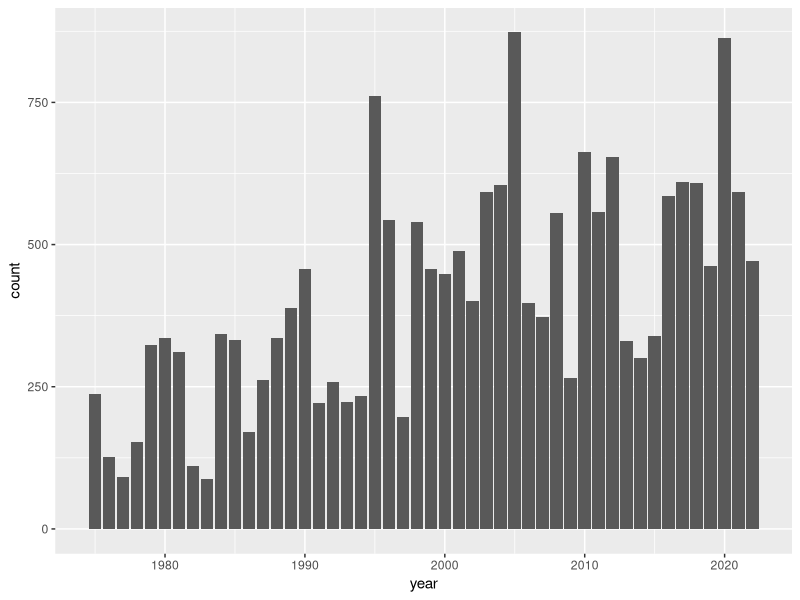
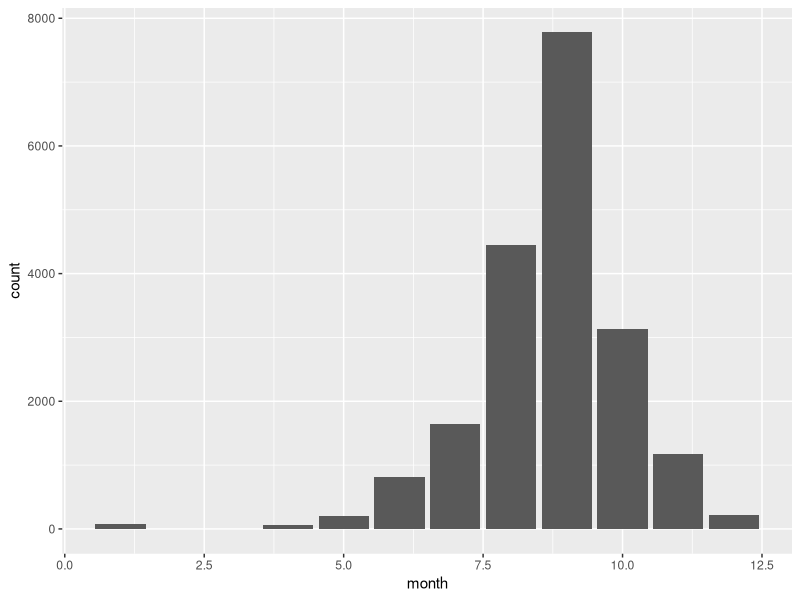
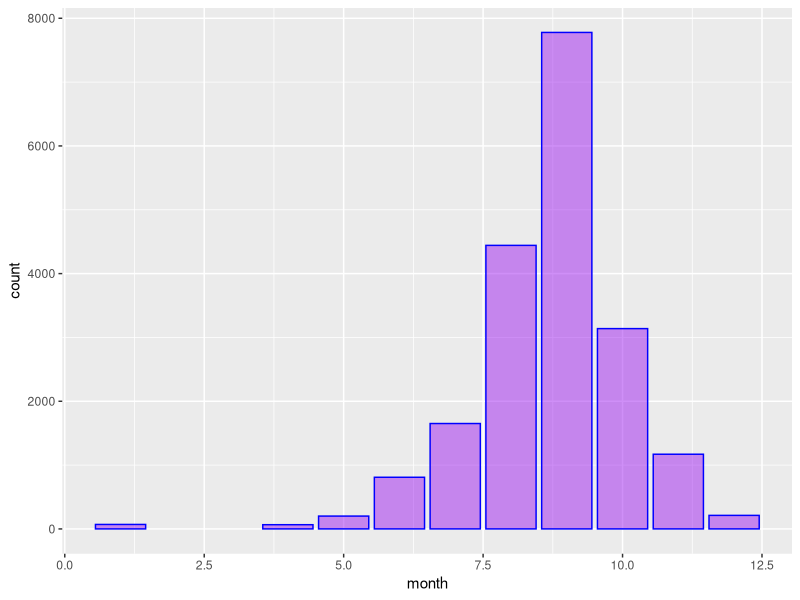
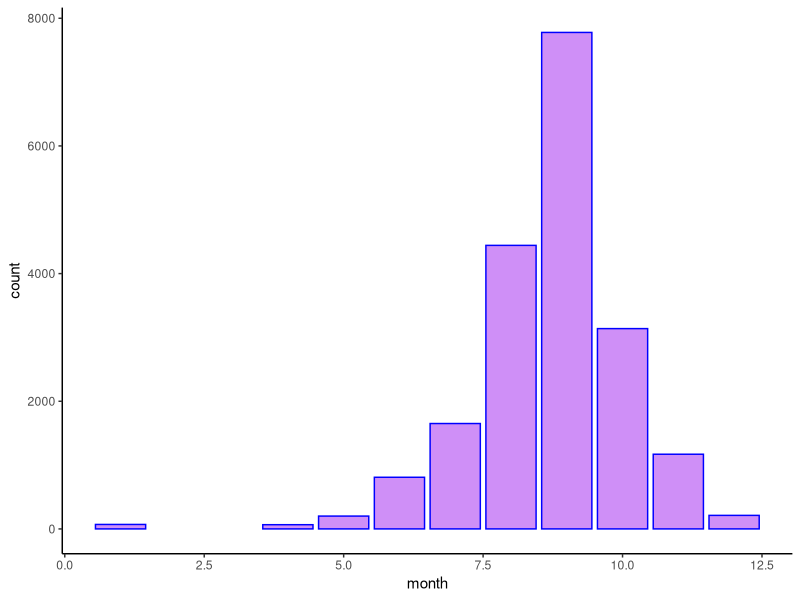
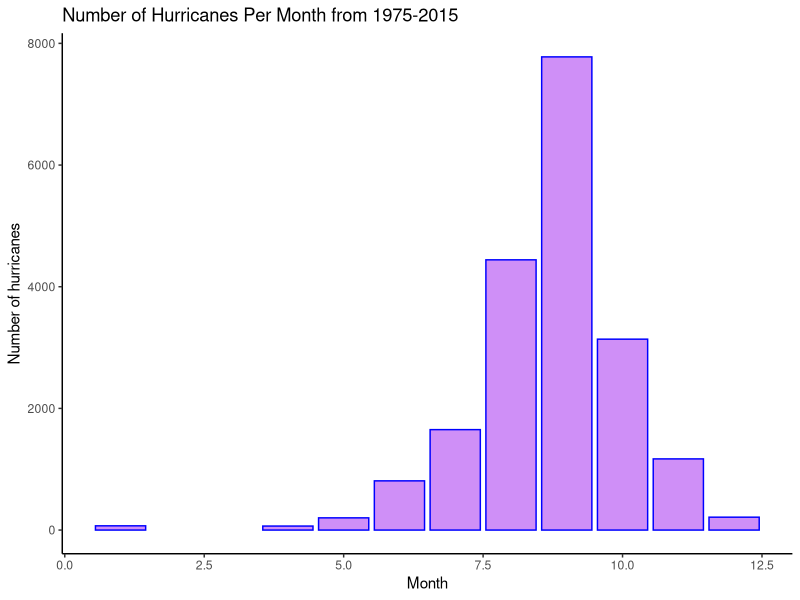

The R source for these figures, in order:
## ---- chunk 1
library(dplyr)
library(ggplot2)
## ---- chunk 2
# (you should include this command in your source file at the very top like above)
library(dplyr)
library(ggplot2)
## ---- chunk 3
storms
## ---- chunk 4
storms
## ---- chunk 5
str(storms)
## ---- chunk 6
storms
## ---- chunk 7
knitr::include_graphics("https://www.gastonsanchez.com/intro2cwd/images/eda/dplyr-extract-column.svg")
## ---- chunk 8
unique(pull(storms, year))
## ---- chunk 9
unique(select(storms, year))
## ---- chunk 10
# barchart of year values
ggplot(data = storms) + 
  geom_bar(aes(x = year))
## ---- chunk 11
unique(select(storms, month))
## ---- chunk 12
sort(unique(pull(storms, month)))
## ---- chunk 13
ggplot(data = storms) + 
  geom_bar(aes(x = month))
## ---- chunk 14
ggplot(data=storms, (aes(x=month))) +
  geom_bar(color="blue", fill="purple", alpha=0.5)
## ---- chunk 15
ggplot(data=storms, (aes(x=month))) +
  geom_bar(color="blue", fill="purple", alpha=0.5)+
  theme_classic()
## ---- chunk 16
ggplot(data=storms, (aes(x=month))) +
  geom_bar(color="blue", fill="purple", alpha=0.5)+
  theme_classic()+
  ggtitle("Number of Hurricanes Per Month from 1975-2015")+
  labs(x="Month", y= "Number of hurricanes")
